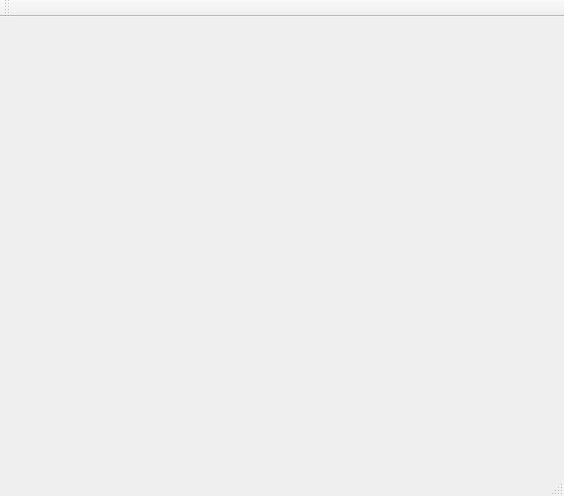
<?xml version="1.0" encoding="UTF-8"?>
<ui version="4.0">
 <class>MainWindow</class>
 <widget class="QMainWindow" name="MainWindow">
  <property name="geometry">
   <rect>
    <x>0</x>
    <y>0</y>
    <width>564</width>
    <height>496</height>
   </rect>
  </property>
  <property name="windowTitle">
   <string>MainWindow</string>
  </property>
  <widget class="QWidget" name="centralWidget"/>
  <widget class="QMenuBar" name="menuBar">
   <property name="geometry">
    <rect>
     <x>0</x>
     <y>0</y>
     <width>564</width>
     <height>22</height>
    </rect>
   </property>
  </widget>
  <widget class="QToolBar" name="mainToolBar">
   <attribute name="toolBarArea">
    <enum>TopToolBarArea</enum>
   </attribute>
   <attribute name="toolBarBreak">
    <bool>false</bool>
   </attribute>
  </widget>
  <widget class="QStatusBar" name="statusBar"/>
 </widget>
 <layoutdefault spacing="6" margin="11"/>
 <resources/>
 <connections/>
</ui>
